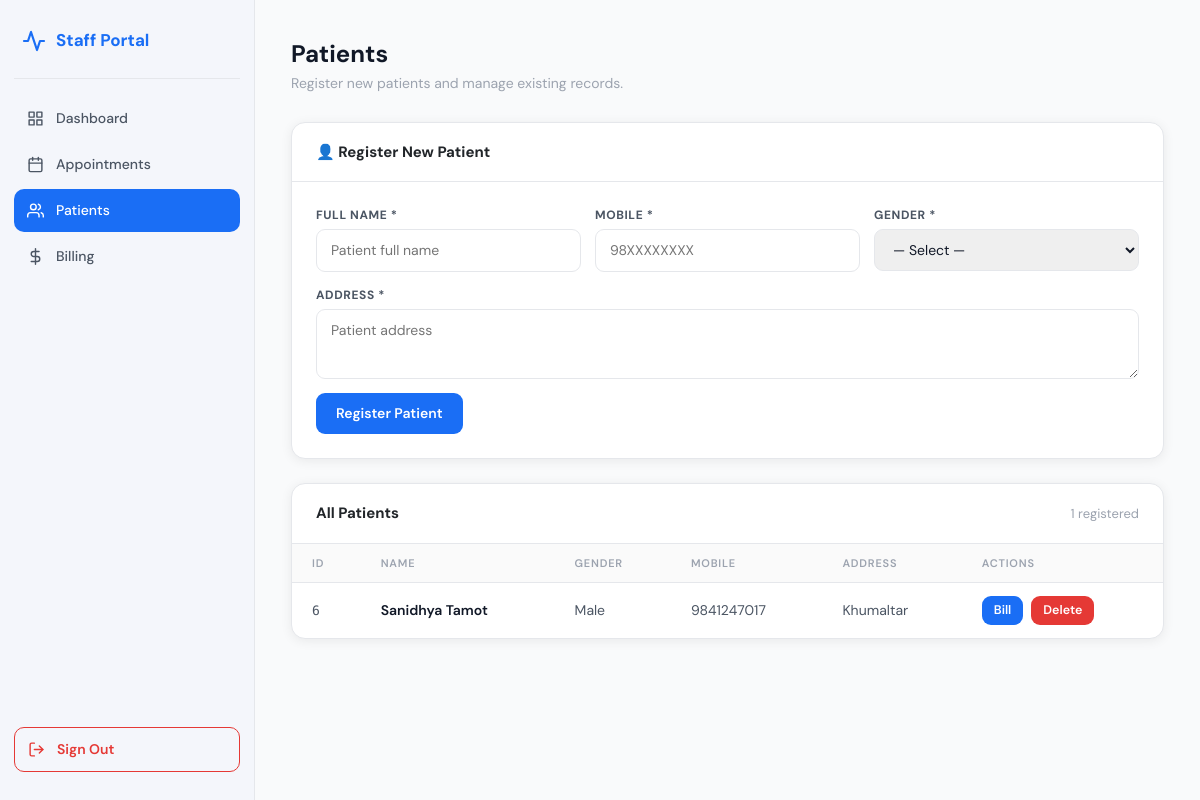
Page /view_patient/ (signed in) on the committed database.
### hospital/models.py (models this page shows, shortened)
class Patient(models.Model):
    Name= models.CharField(max_length=100)
    Gender= models.CharField(max_length=100)
    Mobile = models.CharField(max_length=15)
    Address= models.TextField()
    email = models.EmailField(max_length=100, blank=True, null=True)         # optional
    password = models.CharField(max_length=128)   # ADD THIS

### hospital/views.py (the view, shortened to what this page needs)
# urls.py: path('view_patient/',             View_Patient,   name='view_patient'),
def View_Patient(request):
    if not request.user.is_authenticated or not request.user.is_staff:
        if _require_staff(request) is None:
            return redirect('main_login')
    patients = Patient.objects.all().order_by('Name')
    return render(request, 'view_patient.html', {
        'patients': patients,
        'doc':      patients,  # backward compat
    })

### hospital/templates/view_patient.html (shortened to what this page needs)
{% extends "base.html" %}
{% block content %}
<div class="sw">
<aside class="sw-side">
    <a class="sw-brand" href="{% url 'staff_dashboard' %}">
        <svg width="24" height="24" viewBox="0 0 24 24" fill="none" stroke="currentColor" stroke-width="2.2" stroke-linecap="round" stroke-linejoin="round"><path d="M22 12h-4l-3 9L9 3l-3 9H2"/></svg>
        Staff Portal
    </a>
    <a href="{% url 'staff_dashboard' %}" class="sw-nav">
        <svg width="17" height="17" viewBox="0 0 24 24" fill="none" stroke-width="2" stroke-linecap="round" stroke-linejoin="round"><rect x="3" y="3" width="7" height="7"/><rect x="14" y="3" width="7" height="7"/><rect x="14" y="14" width="7" height="7"/><rect x="3" y="14" width="7" height="7"/></svg>
        Dashboard
    </a>
    <a href="{% url 'view_appointment' %}" class="sw-nav">
        <svg width="17" height="17" viewBox="0 0 24 24" fill="none" stroke-width="2" stroke-linecap="round" stroke-linejoin="round"><rect x="3" y="4" width="18" height="18" rx="2"/><line x1="16" y1="2" x2="16" y2="6"/><line x1="8" y1="2" x2="8" y2="6"/><line x1="3" y1="10" x2="21" y2="10"/></svg>
        Appointments
    </a>
    <a href="{% url 'view_patient' %}" class="sw-nav active">
        <svg width="17" height="17" viewBox="0 0 24 24" fill="none" stroke-width="2" stroke-linecap="round" stroke-linejoin="round"><path d="M17 21v-2a4 4 0 0 0-4-4H5a4 4 0 0 0-4 4v2"/><circle cx="9" cy="7" r="4"/><path d="M23 21v-2a4 4 0 0 0-3-3.87"/><path d="M16 3.13a4 4 0 0 1 0 7.75"/></svg>
        Patients
    </a>
    <a href="{% url 'add_bill' %}" class="sw-nav">
        <svg width="17" height="17" viewBox="0 0 24 24" fill="none" stroke-width="2" stroke-linecap="round" stroke-linejoin="round"><line x1="12" y1="1" x2="12" y2="23"/><path d="M17 5H9.5a3.5 3.5 0 0 0 0 7h5a3.5 3.5 0 0 1 0 7H6"/></svg>
        Billing
    </a>
    <div class="sw-spacer"></div>
    <a href="{% url 'logout_admin' %}" class="sw-out">
        <svg width="17" height="17" viewBox="0 0 24 24" fill="none" stroke="currentColor" stroke-width="2" stroke-linecap="round" stroke-linejoin="round"><path d="M9 21H5a2 2 0 0 1-2-2V5a2 2 0 0 1 2-2h4"/><polyline points="16 17 21 12 16 7"/><line x1="21" y1="12" x2="9" y2="12"/></svg>
        Sign Out
    </a>
</aside>
<main class="sw-main">
    <div class="sw-hd">
        <h1>Patients</h1>
        <p>Register new patients and manage existing records.</p>
    </div>
    <div class="card">
        <div class="card-hd">👤 Register New Patient</div>
        <div class="card-bd">
            <form method="POST" action="{% url 'add_patient' %}">
                <div class="grid3">
                    <div class="fg">
                        <label>Full Name *</label>
                        <input type="text" name="Name" placeholder="Patient full name" required>
                    </div>
                    <div class="fg">
                        <label>Mobile *</label>
                        <input type="text" name="Mobile" placeholder="98XXXXXXXX" required>
                    </div>
                    <div class="fg">
                        <label>Gender *</label>
                        <select name="Gender" required style="padding:10px 14px;border:1px solid var(--border);border-radius:9px;font-size:14px;font-family:inherit;color:var(--text);outline:none;">
                            <option value="">— Select —</option>
                        </select>
                    </div>
                </div>
                <div class="fg">
                    <label>Address *</label>
                    <textarea name="Address" placeholder="Patient address" required></textarea>
                </div>
                <button type="submit" class="btn btn-blue">Register Patient</button>
            </form>
        </div>
    </div>
    <div class="card">
        <div class="card-hd">
            All Patients
            <span style="font-size:13px;font-weight:400;color:var(--light);">{{ patients|length }} registered</span>
        </div>
        {% if patients %}
        <table class="tbl">
            <thead>
                <tr>
                    <th>ID</th>
                    <th>Name</th>
                    <th>Gender</th>
                    <th>Mobile</th>
                    <th>Address</th>
                    <th>Actions</th>
                </tr>
            </thead>
            <tbody>
                {% for p in patients %}
                <tr>
                    <td style="font-family:'DM Mono',monospace;font-size:13px;">{{ p.id }}</td>
                    <td style="font-weight:600;color:var(--text);">{{ p.Name }}</td>
                    <td>{{ p.Gender }}</td>
                    <td>{{ p.Mobile }}</td>
                    <td>{{ p.Address|truncatechars:30 }}</td>
                    <td style="display:flex;gap:8px;">
                        <a href="{% url 'add_bill' %}?patient={{ p.id }}"
                           class="btn btn-blue btn-sm">Bill</a>
                        <a href="{% url 'delete_patient' p.id %}"
                           onclick="return confirm('Delete {{ p.Name }}? This cannot be undone.')"
                           class="btn btn-red btn-sm">Delete</a>
                    </td>
                </tr>
                {% endfor %}
            </tbody>
        </table>
        {% else %}
        <div class="empty">No patients registered yet.</div>
        {% endif %}
    </div>
</main>
</div>
{% endblock %}

### hospital/templates/view_patient.html (style rules this page uses)
:root { --blue:#1a6ef5;--blue-l:#e8f0fe;--green:#0fa66a;--green-l:#e6f7f1;--amber:#d97706;--amber-l:#fff8e1;--red:#e53935;--red-l:#fdecea;--sidebar-bg:#f4f6fb;--sidebar-w:255px;--text:#111827;--mid:#4b5563;--light:#9ca3af;--border:#e5e7eb;--card:#fff;--page:#f9fafb;--r:14px;--sh:0 2px 12px rgba(0,0,0,.07); }
.sw { font-family:'DM Sans',sans-serif;display:flex;min-height:100vh;background:var(--page);margin:0;padding:0!important; }
.sw-side { width:var(--sidebar-w);background:var(--sidebar-bg);border-right:1px solid var(--border);display:flex;flex-direction:column;padding:28px 14px;position:fixed;top:0;left:0;bottom:0;z-index:200; }
.sw-brand { display:flex;align-items:center;gap:10px;padding:0 8px 24px;border-bottom:1px solid var(--border);margin-bottom:18px;color:var(--blue);font-weight:700;font-size:17px;text-decoration:none; }
.sw-nav { display:flex;align-items:center;gap:12px;padding:11px 13px;border-radius:10px;text-decoration:none;color:var(--mid);font-size:14px;font-weight:500;margin-bottom:3px;transition:background .17s,color .17s; }
.sw-nav.active { background:var(--blue);color:#fff; }
.sw-nav.active svg { stroke:#fff!important; }
.sw-nav svg { stroke:currentColor;flex-shrink:0; }
.sw-spacer { flex:1; }
.sw-out { display:flex;align-items:center;gap:12px;padding:11px 13px;border-radius:10px;border:1.5px solid var(--red);background:transparent;color:var(--red);font-size:14px;font-weight:600;cursor:pointer;width:100%;text-decoration:none;transition:background .17s; }
.sw-main { margin-left:var(--sidebar-w);flex:1;padding:40px 36px 60px; }
.sw-hd { margin-bottom:28px; }
.sw-hd h1 { font-size:24px;font-weight:700;color:var(--text);margin:0 0 4px; }
.sw-hd p { color:var(--light);font-size:14px;margin:0; }
.card { background:var(--card);border:1px solid var(--border);border-radius:var(--r);box-shadow:var(--sh);overflow:hidden;margin-bottom:24px; }
.card-hd { padding:18px 24px;border-bottom:1px solid var(--border);font-weight:700;font-size:15px;display:flex;align-items:center;justify-content:space-between; }
.card-bd { padding:24px; }
.fg { display:flex;flex-direction:column;gap:5px;margin-bottom:14px; }
.fg label { font-size:12px;font-weight:700;color:var(--mid);text-transform:uppercase;letter-spacing:.05em; }
.fg input,.fg select,.fg textarea { padding:10px 14px;border:1px solid var(--border);border-radius:9px;font-size:14px;font-family:inherit;color:var(--text);outline:none;transition:border-color .15s; }
.fg textarea { resize:vertical;min-height:70px; }
.grid3 { display:grid;grid-template-columns:1fr 1fr 1fr;gap:14px; }
.btn { display:inline-flex;align-items:center;gap:7px;padding:10px 20px;border-radius:9px;border:none;font-size:14px;font-weight:600;cursor:pointer;font-family:inherit;text-decoration:none;transition:opacity .15s; }
.btn-blue { background:var(--blue);color:#fff; }
.btn-red { background:var(--red);color:#fff; }
.btn-sm { padding:5px 12px;font-size:12.5px; }
.tbl { width:100%;border-collapse:collapse; }
.tbl th { text-align:left;font-size:11px;font-weight:600;text-transform:uppercase;letter-spacing:.07em;color:var(--light);padding:11px 20px;background:#fafafa;border-bottom:1px solid var(--border); }
.tbl td { padding:13px 20px;font-size:14px;border-bottom:1px solid #f3f4f6;color:var(--mid); }
.tbl tr:last-child td { border-bottom:none; }

### rows in the picture
Patient: id "6", Name "Sanidhya Tamot", Gender "Male", Mobile "9841247017", Address "Khumaltar"

### other values in the picture
{{ patients|length }} "1"
